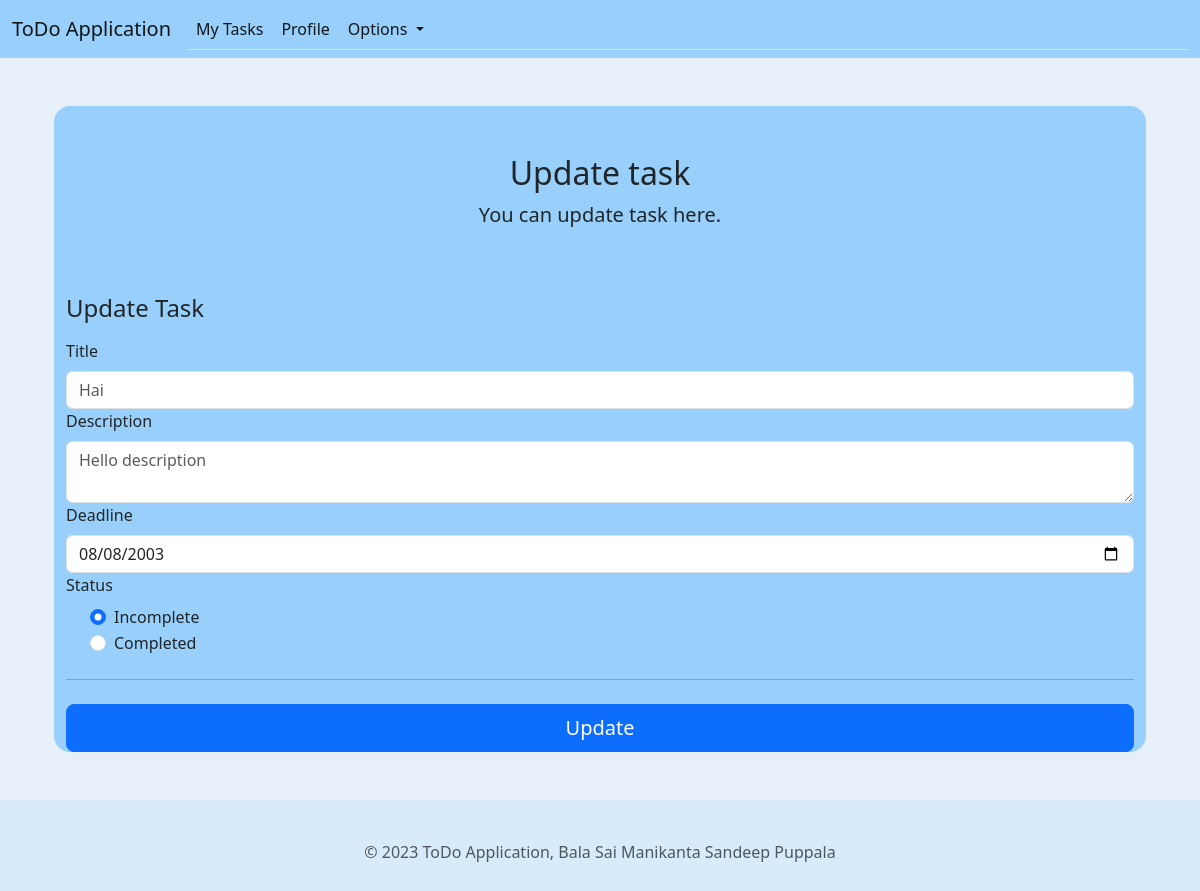
Screenshot of /update_task/1 (signed in) with the database file from the repository.
### application/models.py (models this page shows)
class todo(db.Model):
    __tablename__="todo"
    todo_id=db.Column(db.Integer,primary_key=True)
    creator_id=db.Column(db.Integer,  db.ForeignKey("user.user_id"))
    title=db.Column(db.String)
    description=db.Column(db.String)
    status=db.Column(db.Integer)
    date_created=db.Column(db.String)
    deadline=db.Column(db.String)
    last_updated=db.Column(db.String)

### application/controllers.py (the view)
@app.route('/update_task/<id>',methods=['GET','POST'])
def update_task(id):
    user_id=session['user_id']
    task_id=int(id)
    a=GetTask().get_task(task_id,user_id)
    if a['code']==4:
        return render_template('update_task.html',title=a['title'],data=a)

### templates/update_task.html (shortened to what this page needs)
{% extends 'app_base.html' %}
{% block content %}
<div class="container-fluid">
    <div class="container-fluid details-of-user">
        <div class="py-5 text-center">
        <h2>Update task</h2>
        <p class="lead">You can update task here.</p>
        </div>
      <div class="row g-5 detail-row">
        <div class="col col-mid-8">
          <h4 class="mb-3">Update Task</h4>
            <div class="row g-3">
                <form method="POST" action="/updated/{{data.todo_id}}">
                    <div class="col-12">
                        <label for="email" class="form-label">Title</label>
                        <input type="text" class="form-control" id="exampleDropdownFormEmail2" placeholder="{{data.title}}" name="title" value="">
                    </div>
                    <div class="col-12">
                        <label  class="form-label">Description</label>
                        <div class="input-group has-validation">
                        <textarea class="form-control" aria-label="With textarea" placeholder="{{data.description}}" name="description" value=""></textarea>
                        </div>
                    </div>
                    <div class="col-12">
                        <label  class="form-label">Deadline</label>
                        <div class="input-group has-validation">
                        <input type="date" class="form-control" id="exampleDropdownFormEmail2" name="deadline" placeholder="{{data.deadline}}" value="{{data.deadline}}">
                        </div>
                    </div>
                    <div class="col-12">
                        <label  class="form-label">Status</label>
                        <div class="form-check">
                        <div class="form-check">
                            <input class="form-check-input" type="radio" name="status" id="flexRadioDefault1" value="0" {% if data.status==0 %} checked {% endif %}>
                            <label class="form-check-label" for="flexRadioDefault1">
                                Incomplete
                            </label>
                        </div>
                        <div class="form-check">
                            <input class="form-check-input" type="radio" name="status" id="flexRadioDefault1" value="1" {% if data.status==1 %} checked {% endif %}>
                            <label class="form-check-label" for="flexRadioDefault1">
                                Completed
                            </label>
                        </div>
                        </div>
                    </div>
                    <hr class="my-4">
                    <button class="w-100 btn btn-primary btn-lg" type="submit">Update</button>
                </form>
            </div>
        </div>
      </div>
  </div>
  </div>
{% endblock %}

### static/css/style.css (style rules this page uses)
.details-of-user { background-color: #98d0fb; border-radius: 1em; }
body { background-color:#d8ebfa; border-radius: 2px; }

### rows the page displays
todo: title "Hai", description "Hello description", deadline "08/08/2003"
